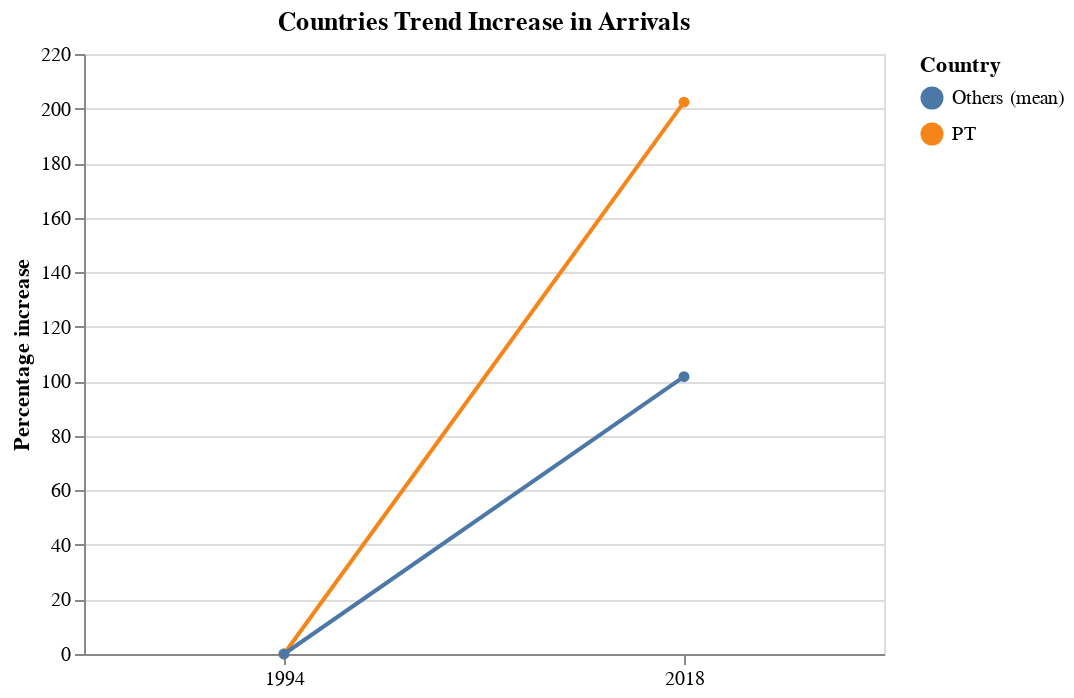

Notebook source saved alongside this figure:
### Code cell
chart = alt.Chart(df_pi).mark_line(point=alt.OverlayMarkDef()).encode(
    x = alt.X('Date:O', title='', axis=alt.Axis(labelAngle=0)),
    y = alt.Y('Tourist Arrivals:Q',title='Percentage increase'),
    color=alt.Color('Country:N')
).properties(
    width=400, 
    height=300,
    title='Countries Trend Increase in Arrivals'
)

chart

### Figure 1 — Vega-Lite specification as saved in the notebook (floating-point values rounded to 4 significant figures)
{"config": {"view": {"continuousWidth": 400, "continuousHeight": 300}}, "data": {"name": "data-aea972eb001971ebb4733bdf5ed9c5c1"}, "mark": {"type": "line", "point": {}}, "encoding": {"color": {"field": "Country", "type": "nominal"}, "x": {"axis": {"labelAngle": 0}, "field": "Date", "title": "", "type": "ordinal"}, "y": {"field": "Tourist Arrivals", "title": "Percentage increase", "type": "quantitative"}}, "height": 300, "title": "Countries Trend Increase in Arrivals", "width": 400, "$schema": "https://vega.github.io/schema/vega-lite/v4.17.0.json", "datasets": {"data-aea972eb001971ebb4733bdf5ed9c5c1": [{"Date": 1994, "Country": "PT", "Tourist Arrivals": 0.0}, {"Date": 2018, "Country": "PT", "Tourist Arrivals": 202.4}, {"Date": 1994, "Country": "Others (mean)", "Tourist Arrivals": 0.0}, {"Date": 2018, "Country": "Others (mean)", "Tourist Arrivals": 101.7}]}}
